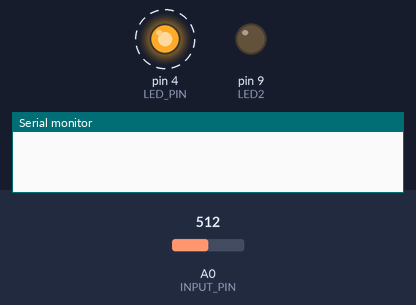
Simulated run of this sketch. Board: Arduino Uno, built with avr-gcc and run on an emulated ATmega328P. Shown: output pins drawn as LEDs (lit = HIGH), the last lines printed to the serial monitor. Dashed ring = blinking. Inputs (shaded band) come from the test bench; at power-on: A0 (INPUT_PIN) = 512.

Above: at 0.1 s.
At 1.8 s:
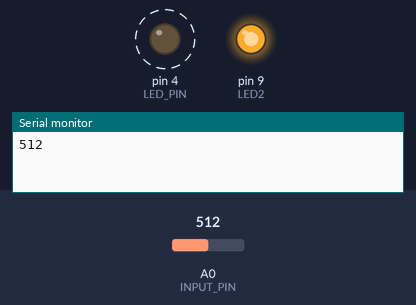
1.9 s: A0 (INPUT_PIN) set to 306
At 2.2 s:
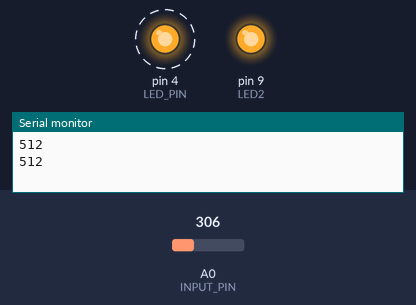
5.4 s: A0 (INPUT_PIN) set to 122
Timing chart, 0 to 14.9 s (numbered marks = the images above; inputs shaded):
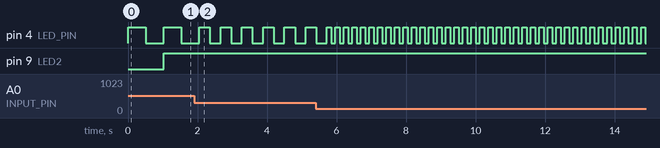

The sketch:

sketch.ino
```cpp
#define LED_PIN 4
#define LED2 9
#define INPUT_PIN 0

int inputVal = 0;

void setup()
{
    pinMode(LED_PIN, OUTPUT);
    pinMode(LED2, OUTPUT);
    Serial.begin(9600);

}

void loop()
{
	inputVal = analogRead(INPUT_PIN);

    digitalWrite(LED_PIN, HIGH);
    delay(inputVal);
    digitalWrite(LED_PIN, LOW);
    delay(inputVal);

    Serial.println(inputVal);

    digitalWrite(LED2, HIGH);
}
```

Measured:
- after the input at 1.9 s, pin 4 (LED_PIN): alternates HIGH for 0.31 s and LOW for 0.31 s, starting after 0.46 s
- by itself, pin 4 (LED_PIN): alternates HIGH for 0.51 s and LOW for 0.51 s
